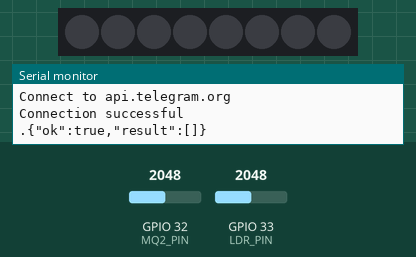
Bench run of a sketch on a simulated ESP32. On the bench: 8 RGB LEDs in strip order, left to right, the last lines printed to the serial monitor. The test bench sets the inputs (shaded band); at power-on: GPIO 33 (LDR_PIN) = 2048, GPIO 32 (MQ2_PIN) = 2048. Dim RGB values are drawn brighter than linear; WiFi joins after 1.5 s; servers stay silent unless stated; the camera gives no picture; web services answer with replies made up by the test bench.

Above: at 3.3 s.
3.4 s: GPIO 33 (LDR_PIN) set to 2446
9.0 s: GPIO 33 (LDR_PIN) set to 2562
At 14.1 s:
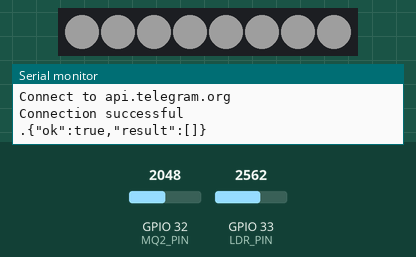
19.9 s: GPIO 32 (MQ2_PIN) set to 1785
24.3 s: GPIO 32 (MQ2_PIN) set to 1686
Timing chart, 0 to 29.8 s (numbered marks = the images above; inputs shaded):
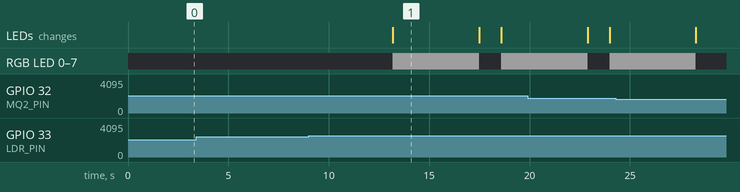

Measured:
- the behaviour switches between 2499 and 2500 on GPIO 33 (LDR_PIN) (found by bisection; images 0 and 1)
- after the input at 9.0 s, RGB LED 0–7: off → RGB(30, 30, 30) after 4.2 s, → off 4.3 s later, → RGB(30, 30, 30) 1.1 s later; the LEDs: change after 4.2 s (image 1)
- what the display in image 1 shows lasts 4.3 s, from 13.2 s to 17.5 s

The sketch:

coding_fiks3.ino
```cpp
#include <Arduino.h>
#include <WiFi.h>
#include <WiFiClientSecure.h>
#include "soc/soc.h"
#include "soc/rtc_cntl_reg.h"
#include "esp_camera.h"
#include <UniversalTelegramBot.h>
#include <ArduinoJson.h>
#include <FastLED.h>

// Wi-Fi credentials
const char* ssid = "4G-UFI-2277";
const char* password = "1234567890";
//const char* ssid = "ZTE-d45b3e";
//const char* password = "601888d4";

// Telegram BOT
String BOTtoken = "6709506289:AAEjnHuQYqhXO959FwirekUJFZegRO6h9rQ"; // Replace with your bot token
String CHAT_ID = "1402746701"; // Replace with your chat ID

bool sendPhoto = false;
WiFiClientSecure clientTCP;
UniversalTelegramBot bot(BOTtoken, clientTCP);

// Checks for new messages every 1 second.
int botRequestDelay = 1000;
unsigned long lastTimeBotRan;

const float RL = 1; // Load resistor value in ohms
const float m = -0.38608; // Slope of the curve
const float b = 1.42010; // Y-intercept of the curve
const float Ro = 0.35; // Clean air resistance in ohms

float vrl; // Variable to store the voltage across the load resistor
float rs; // Variable to store the sensor resistance
float ratio; // Variable to store the ratio of sensor resistance to clean air resistance
float ppm; // Variable to store the ppm value

// MQ-2 smoke sensor
#define MQ2_PIN 32
#define LDR_PIN 33
#define LED_PIN 14

// Number of LEDs in the WS2812B strip
#define NUM_LEDS 8
// LED brightness (0-255)
#define LED_BRIGHTNESS 30

CRGB leds[NUM_LEDS];

// Camera configuration
#define CAMERA_MODEL_WROVER_KIT
#define PWDN_GPIO_NUM  -1
#define RESET_GPIO_NUM -1
#define XCLK_GPIO_NUM  21
#define SIOD_GPIO_NUM  26
#define SIOC_GPIO_NUM  27

#define Y9_GPIO_NUM    35
#define Y8_GPIO_NUM    34
#define Y7_GPIO_NUM    39
#define Y6_GPIO_NUM    36
#define Y5_GPIO_NUM    19
#define Y4_GPIO_NUM    18
#define Y3_GPIO_NUM    5
#define Y2_GPIO_NUM    4
#define VSYNC_GPIO_NUM 25
#define HREF_GPIO_NUM  23
#define PCLK_GPIO_NUM  22

bool wifiConnected = false;
bool mq2Active = true;
bool mq2WasActive = true;

void configInitCamera() {
    camera_config_t config;
    config.ledc_channel = LEDC_CHANNEL_0;
    config.ledc_timer = LEDC_TIMER_0;
    config.pin_d0 = Y2_GPIO_NUM;
    config.pin_d1 = Y3_GPIO_NUM;
    config.pin_d2 = Y4_GPIO_NUM;
    config.pin_d3 = Y5_GPIO_NUM;
    config.pin_d4 = Y6_GPIO_NUM;
    config.pin_d5 = Y7_GPIO_NUM;
    config.pin_d6 = Y8_GPIO_NUM;
    config.pin_d7 = Y9_GPIO_NUM;
    config.pin_xclk = XCLK_GPIO_NUM;
    config.pin_pclk = PCLK_GPIO_NUM;
    config.pin_vsync = VSYNC_GPIO_NUM;
    config.pin_href = HREF_GPIO_NUM;
    config.pin_sscb_sda = SIOD_GPIO_NUM;
    config.pin_sscb_scl = SIOC_GPIO_NUM;
    config.pin_pwdn = PWDN_GPIO_NUM;
    config.pin_reset = RESET_GPIO_NUM;
    config.xclk_freq_hz = 20000000;
    config.pixel_format = PIXFORMAT_JPEG;

    // init with high specs to pre-allocate larger buffers
    if (psramFound()) {
        config.frame_size = FRAMESIZE_UXGA;
        config.jpeg_quality = 10;  // 0-63 lower number means higher quality
        config.fb_count = 2;
    } else {
        config.frame_size = FRAMESIZE_SVGA;
        config.jpeg_quality = 12;  // 0-63 lower number means higher quality
        config.fb_count = 1;
    }

    // camera init
    esp_err_t err = esp_camera_init(&config);
    if (err != ESP_OK) {
        Serial.printf("Camera init failed with error 0x%x", err);
        delay(1000);
        ESP.restart();
    }

    // Drop down frame size for higher initial frame rate
    sensor_t* s = esp_camera_sensor_get();
    s->set_framesize(s, FRAMESIZE_CIF);  // UXGA|SXGA|XGA|SVGA|VGA|CIF|QVGA|HQVGA|QQVGA
}

void handleNewMessages(int numNewMessages) {
    Serial.print("Handle New Messages: ");
    Serial.println(numNewMessages);

    for (int i = 0; i < numNewMessages; i++) {
        String chat_id = String(bot.messages[i].chat_id);
        if (chat_id != CHAT_ID) {
            bot.sendMessage(chat_id, "Unauthorized user", "");
            continue;
        }

        // Print the received message
        String text = bot.messages[i].text;
        Serial.println(text);

        String from_name = bot.messages[i].from_name;
        if (text == "/start") {
            String welcome = "Welcome, " + from_name + "\n";
            welcome += "Use the following commands to interact with the ESP32-CAM \n";
            welcome += "/photo : takes a new photo\n";
            bot.sendMessage(CHAT_ID, welcome, "");
        }
        if (text == "/photo") {
            sendPhoto = true;
            Serial.println("New photo request");
        }
    }
}

String sendPhotoTelegram(int numPhotos) {
    const char* myDomain = "api.telegram.org";
    String getAll = "";
    String getBody = "";

    for (int i = 0; i < numPhotos; i++) {
        camera_fb_t* fb = NULL;
        fb = esp_camera_fb_get();
        if (!fb) {
            Serial.println("Camera capture failed");
            delay(1000);
            ESP.restart();
            return "Camera capture failed";
        }

        Serial.println("Connect to " + String(myDomain));

        if (clientTCP.connect(myDomain, 443)) {
            Serial.println("Connection successful");

            String head = "--electroniclinic\r\nContent-Disposition: form-data; name=\"chat_id\"; \r\n\r\n" + CHAT_ID + "\r\n--electroniclinic\r\nContent-Disposition: form-data; name=\"photo\"; filename=\"esp32-cam.jpg\"\r\nContent-Type: image/jpeg\r\n\r\n";
            String tail = "\r\n--electroniclinic--\r\n";

            uint16_t imageLen = fb->len;
            uint16_t extraLen = head.length() + tail.length();
            uint16_t totalLen = imageLen + extraLen;

            clientTCP.println("POST /bot" + BOTtoken + "/sendPhoto HTTP/1.1");
            clientTCP.println("Host: " + String(myDomain));
            clientTCP.println("Content-Length: " + String(totalLen));
            clientTCP.println("Content-Type: multipart/form-data; boundary=electroniclinic");
            clientTCP.println();
            clientTCP.print(head);

            uint8_t* fbBuf = fb->buf;
            size_t fbLen = fb->len;
            for (size_t n = 0; n < fbLen; n = n + 1024) {
                if (n + 1024 < fbLen) {
                    clientTCP.write(fbBuf, 1024);
                    fbBuf += 1024;
                } else if (fbLen % 1024 > 0) {
                    size_t remainder = fbLen % 1024;
                    clientTCP.write(fbBuf, remainder);
                }
            }

            clientTCP.print(tail);

            esp_camera_fb_return(fb);

            int waitTime = 10000;   // timeout 10 seconds
            long startTimer = millis();
            boolean state = false;

            while ((startTimer + waitTime) > millis()) {
                Serial.print(".");
                delay(100);
                while (clientTCP.available()) {
                    char c = clientTCP.read();
                    if (state == true) getBody += String(c);
                    if (c == '\n') {
                        if (getAll.length() == 0) state = true;
                        getAll = "";
                    } else if (c != '\r') {
                        getAll += String(c);
                    }
                    startTimer = millis();
                }
                if (getBody.length() > 0) break;
            }
            clientTCP.stop();
            Serial.println(getBody);
        }

        delay(1000); // Delay between photo captures
    }

    return "Photo sent";
}

void sendNotification(String message) {
    if (wifiConnected) {
        bot.sendMessage(CHAT_ID, message, "");
    }
}

void setup() {
    WRITE_PERI_REG(RTC_CNTL_BROWN_OUT_REG, 0); //disable brownout detector

    Serial.begin(115200);
    pinMode(MQ2_PIN, INPUT);
    pinMode(LDR_PIN, INPUT);
    pinMode(LED_PIN, OUTPUT);

    // Initialize LED strip
    FastLED.addLeds<NEOPIXEL, LED_PIN>(leds, NUM_LEDS);
    FastLED.setBrightness(LED_BRIGHTNESS);

    // Connect to Wi-Fi
    WiFi.begin(ssid, password);
    while (WiFi.status() != WL_CONNECTED) {
        delay(500);
        Serial.print(".");
    }
    Serial.println("");
    Serial.println("WiFi connected");
    Serial.println("IP address: ");
    Serial.println(WiFi.localIP());

    wifiConnected = true;

    clientTCP.setCACert(TELEGRAM_CERTIFICATE_ROOT);

    // Configure and initialize the camera
    configInitCamera();

    // Send initial connection message
    sendNotification("Device connected and ready.");
}

void loop() {
    // Check WiFi connection status
    if (WiFi.status() != WL_CONNECTED) {
        if (wifiConnected) {
            wifiConnected = false;
            Serial.println("WiFi disconnected. Entering standby mode.");
        }
    } else {
        if (!wifiConnected) {
            wifiConnected = true;
            Serial.println("WiFi reconnected.");
            sendNotification("WiFi reconnected.");
        }
    }

    int mq2Value = analogRead(MQ2_PIN);
    int ldrValue = analogRead(LDR_PIN);

    // Check if MQ2 is active
    if (mq2Value == 0) {
        if (mq2Active) {
            mq2Active = false;
            sendNotification("MQ2 sensor tidak aktif.");
        }
    } else {
        if (!mq2Active) {
            mq2Active = true;
            sendNotification("MQ2 sensor aktif.");
        }
    }

    if (mq2Active) {
        vrl = analogRead(MQ2_PIN) * (5.0 / 4095.0);
        rs = (5.0 * (RL / vrl) - RL); // Calculate sensor resistance
        ratio = rs / Ro; // Calculate the ratio of sensor resistance to clean air resistance
        ppm = pow(10, (log10(ratio) - b) / m); // Calculate the ppm value using the given formula

        Serial.print("MQ2: ");
        Serial.print(ppm);
        Serial.print(" ppm, LDR: ");
        Serial.println(ldrValue);

        // New condition: notify when ppm is between 70 and 149
        if (ppm > 70 && ppm <= 149) {
            sendNotification("MQ2 mendeteksi ppm antara 70 and 149: " + String(ppm) + " ppm");
        }

        // Check conditions
        if (ppm >= 150) {
            if (ldrValue >= 2500) {
                // Condition 1: MQ2 detected and LDR detected
                Serial.println("MQ2 and LDR detected. Taking 3 photos with LED ON.");
                sendNotification("MQ2: " + String(ppm) + " ppm, LDR: " + String(ldrValue) + ". Mengambil 3 photo dengan LED Menyala.");

                // Activate LED
                for (int i = 0; i < NUM_LEDS; i++) {
                    leds[i] = CRGB::White;
                }
                FastLED.show();

                // Take and send 3 photos
                sendPhotoTelegram(3);

                // Reset LED
                for (int i = 0; i < NUM_LEDS; i++) {
                    leds[i] = CRGB::Black;
                }
                FastLED.show();
            } else {
                // Condition 2: MQ2 detected but LDR not detected
                Serial.println("MQ2 detected but LDR not detected. Taking 3 photos with LED OFF.");
                sendNotification("MQ2: " + String(ppm) + " ppm, LDR: " + String(ldrValue) + ". Mengambil 3 photo dengan LED mati.");

                // Take and send 3 photos
                sendPhotoTelegram(3);
            }
        } else {
            // Condition 3: MQ2 not detected
            Serial.println("MQ2 not detected. Standby mode.");
        }
    } else {
        Serial.println("MQ2 sensor inactive.");
    }
    //Check if there is a photo request
    if (sendPhoto) {
        sendPhotoTelegram(1);
        sendPhoto = false;
    }

    // Check for new Telegram messages
    if (wifiConnected && millis() > lastTimeBotRan + botRequestDelay) {
        int numNewMessages = bot.getUpdates(bot.last_message_received + 1);
        while (numNewMessages) {
            Serial.println("Got response");
            handleNewMessages(numNewMessages);
            numNewMessages = bot.getUpdates(bot.last_message_received + 1);
        }
        lastTimeBotRan = millis();
    }

    // Delay to check sensors every 1 second
    delay(500);
}
```
